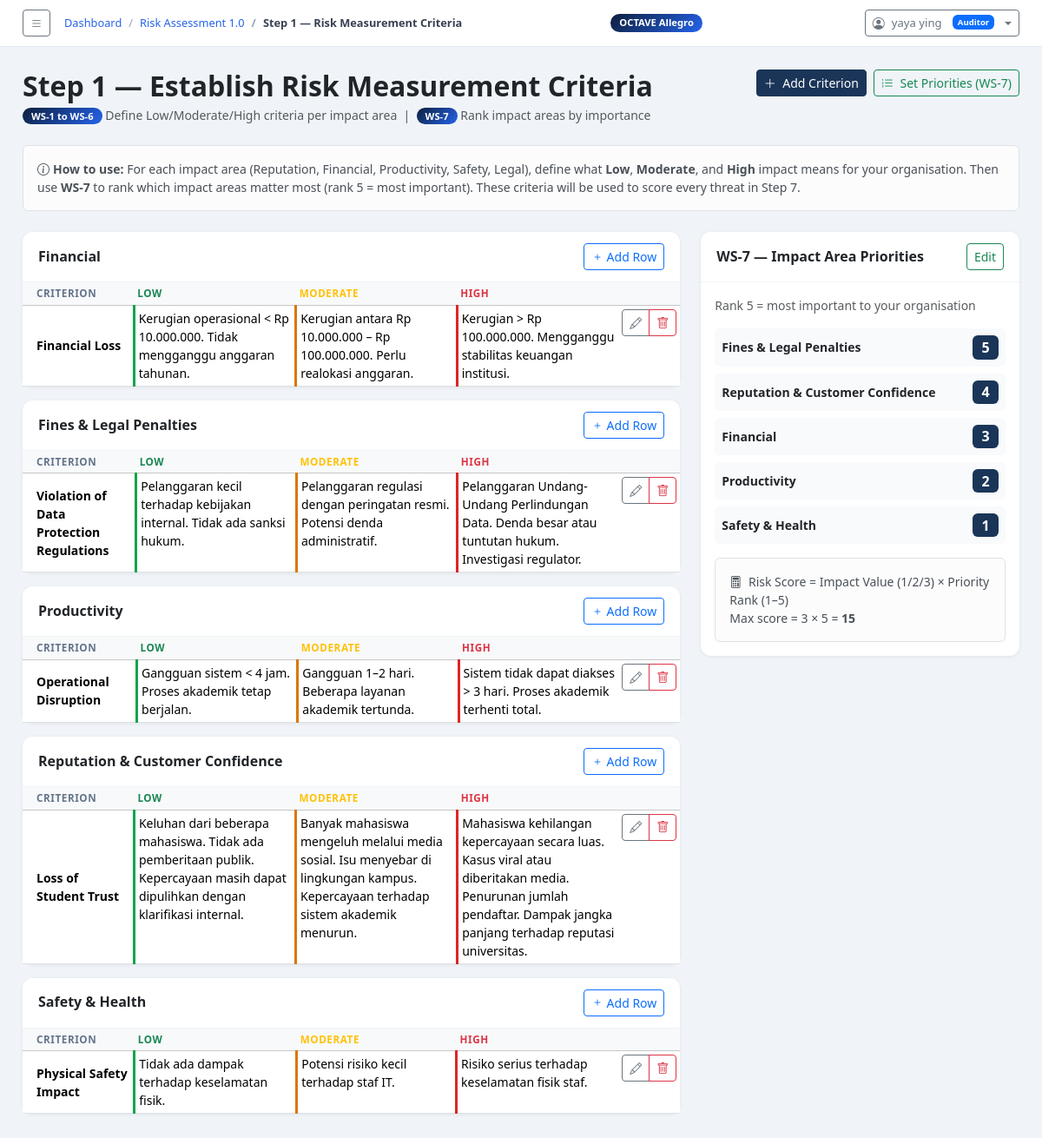
Page /assessments/1/step1/ (signed in) on the committed database.
### octave_app/models.py (models this page shows, shortened)
class Assessment(models.Model):
    STATUS_CHOICES = [
        ('draft',       'Draft'),
        ('in_progress', 'In Progress'),
        ('completed',   'Completed'),
    ]
    owner            = models.ForeignKey(User, on_delete=models.SET_NULL, null=True, blank=True,
                           related_name='assessments',
                           help_text='Auditor responsible for this assessment.')
    assigned_auditee = models.ForeignKey(User, on_delete=models.SET_NULL, null=True, blank=True,
                           related_name='assigned_assessments',
                           help_text='Auditee organization being assessed.')
    title          = models.CharField(max_length=255)
    organization   = models.CharField(max_length=255)
    scope          = models.TextField(help_text='Describe the scope and boundaries of this assessment.')
    assessor_name  = models.CharField(max_length=255)
    assessor_email = models.EmailField(blank=True)
    start_date     = models.DateField(default=timezone.now)
    end_date       = models.DateField(null=True, blank=True)
    status         = models.CharField(max_length=20, choices=STATUS_CHOICES, default='draft')
    notes          = models.TextField(blank=True)
    created_at     = models.DateTimeField(default=timezone.now)
    updated_at     = models.DateTimeField(auto_now=True)
    class Meta:
        ordering = ['-created_at']

class ImpactCriteria(models.Model):
    assessment    = models.ForeignKey(Assessment, on_delete=models.CASCADE, related_name='impact_criteria')
    impact_area   = models.CharField(max_length=20, choices=IMPACT_AREA_CHOICES)
    area_label    = models.CharField(max_length=255,
                        help_text='Custom label if "User-Defined", e.g. "Operational Continuity"',
                        blank=True)
    criterion     = models.CharField(max_length=255,
                        help_text='Name of this sub-criterion, e.g. "Revenue Loss", "Customer Loss"')
    low_criteria  = models.TextField(help_text='Describe what constitutes a LOW impact for this criterion.')
    mod_criteria  = models.TextField(help_text='Describe what constitutes a MODERATE impact for this criterion.')
    high_criteria = models.TextField(help_text='Describe what constitutes a HIGH impact for this criterion.')
    created_at    = models.DateTimeField(default=timezone.now)
    class Meta:
        ordering = ['impact_area', 'criterion']
    def get_area_display_name(self):
        if self.impact_area == 'custom' and self.area_label:
            return self.area_label
        return self.get_impact_area_display()

class ImpactPriority(models.Model):
    assessment   = models.ForeignKey(Assessment, on_delete=models.CASCADE, related_name='impact_priorities')
    impact_area  = models.CharField(max_length=20, choices=IMPACT_AREA_CHOICES)
    area_label   = models.CharField(max_length=255, blank=True,
                       help_text='If custom area, enter its name here.')
    priority_rank = models.IntegerField(
                       help_text='Rank: 5 = most important, 1 = least important. Each rank must be unique.',
                       choices=[(i, str(i)) for i in range(1, 6)])
    class Meta:
        ordering = ['-priority_rank']
        unique_together = [('assessment', 'impact_area'), ('assessment', 'priority_rank')]
    def get_area_display_name(self):
        if self.impact_area == 'custom' and self.area_label:
            return self.area_label
        return self.get_impact_area_display()

### octave_app/views.py (the view)
# urls.py: path('assessments/<int:pk>/step1/',                      views.step1_criteria,       name='step1_criteria'),
@login_required
def step1_criteria(request, pk):
    a       = get_object_or_404(Assessment, pk=pk)
    criteria= a.impact_criteria.order_by('impact_area', 'criterion')
    priorities = a.impact_priorities.order_by('-priority_rank')
    grouped = {}
    for c in criteria:
        key = c.get_area_display_name()
        grouped.setdefault(key, []).append(c)
    return render(request, 'octave_app/step1_criteria.html', {
        'assessment': a,
        'grouped':    grouped,
        'priorities': priorities,
    })

### octave_app/context_processors.py (called while the page is built)
def sidebar_ctx(request):
    return {'octave_steps': OCTAVE_STEPS}

### octave_app/templates/octave_app/step1_criteria.html (shortened to what this page needs)
{% extends 'octave_app/base.html' %}
{% block breadcrumb %}
<li class="breadcrumb-item"><a href="{% url 'dashboard' %}">Dashboard</a></li>
<li class="breadcrumb-item"><a href="{% url 'assessment_detail' assessment.pk %}">{{ assessment.title }}</a></li>
<li class="breadcrumb-item active">Step 1 — Risk Measurement Criteria</li>
{% endblock %}
{% block content %}
<div class="d-flex justify-content-between align-items-start mb-4">
  <div>
    <h2 class="fw-bold mb-1">Step 1 — Establish Risk Measurement Criteria</h2>
    <p class="text-muted mb-0 small">
      <span class="ws-badge">WS-1 to WS-6</span> Define Low/Moderate/High criteria per impact area &nbsp;|&nbsp;
      <span class="ws-badge">WS-7</span> Rank impact areas by importance
    </p>
  </div>
  <div class="d-flex gap-2">
    <a href="{% url 'step1_criteria_add' assessment.pk %}" class="btn btn-primary btn-sm">
      <i class="bi bi-plus-lg me-1"></i> Add Criterion
    </a>
    <a href="{% url 'step1_prioritize' assessment.pk %}" class="btn btn-outline-success btn-sm">
      <i class="bi bi-list-ol me-1"></i> Set Priorities (WS-7)
    </a>
  </div>
</div>
<div class="alert alert-light border small mb-4">
  <strong><i class="bi bi-info-circle me-1"></i>How to use:</strong>
  For each impact area (Reputation, Financial, Productivity, Safety, Legal), define what
  <strong>Low</strong>, <strong>Moderate</strong>, and <strong>High</strong> impact means for your organisation.
  Then use <strong>WS-7</strong> to rank which impact areas matter most (rank 5 = most important).
  These criteria will be used to score every threat in Step 7.
</div>
<div class="row g-4">
  <div class="col-lg-8">
    {% if grouped %}
      {% for area_name, crits in grouped.items %}
      <div class="card mb-3">
        <div class="card-header d-flex justify-content-between align-items-center">
          <h6 class="fw-bold mb-0">{{ area_name }}</h6>
          <a href="{% url 'step1_criteria_add' assessment.pk %}" class="btn btn-sm btn-outline-primary">
            <i class="bi bi-plus"></i> Add Row
          </a>
        </div>
        <div class="card-body p-0">
          <div class="table-responsive">
            <table class="table table-sm align-top mb-0">
              <thead class="table-light">
                <tr>
                  <th class="ps-3" style="width:18%">Criterion</th>
                  <th style="width:27%"><span class="text-success fw-bold">Low</span></th>
                  <th style="width:27%"><span class="text-warning fw-bold">Moderate</span></th>
                  <th style="width:27%"><span class="text-danger fw-bold">High</span></th>
                  <th style="width:60px"></th>
                </tr>
              </thead>
              <tbody>
              {% for c in crits %}
              <tr>
                <td class="ps-3 fw-semibold small align-middle">{{ c.criterion }}</td>
                <td class="small" style="border-left:3px solid #16a34a">{{ c.low_criteria }}</td>
                <td class="small" style="border-left:3px solid #d97706">{{ c.mod_criteria }}</td>
                <td class="small" style="border-left:3px solid #dc2626">{{ c.high_criteria }}</td>
                <td>
                  <div class="btn-group btn-group-sm">
                    <a href="{% url 'step1_criteria_edit' assessment.pk c.pk %}" class="btn btn-outline-secondary"><i class="bi bi-pencil"></i></a>
                    <a href="{% url 'step1_criteria_delete' assessment.pk c.pk %}" class="btn btn-outline-danger"><i class="bi bi-trash"></i></a>
                  </div>
                </td>
              </tr>
              {% endfor %}
              </tbody>
            </table>
          </div>
        </div>
      </div>
      {% endfor %}
    {% endif %}
  </div>
  <div class="col-lg-4">
    <div class="card">
      <div class="card-header d-flex justify-content-between align-items-center">
        <h6 class="fw-bold mb-0">WS-7 — Impact Area Priorities</h6>
        <a href="{% url 'step1_prioritize' assessment.pk %}" class="btn btn-sm btn-outline-success">Edit</a>
      </div>
      <div class="card-body">
        {% if priorities %}
        <div class="small text-muted mb-3">Rank 5 = most important to your organisation</div>
        {% for p in priorities %}
        <div class="d-flex justify-content-between align-items-center mb-2 p-2 rounded"
             style="background:#f8fafc">
          <span class="small fw-semibold">{{ p.get_area_display_name }}</span>
          <span class="badge fs-6" style="background:var(--navy2)">{{ p.priority_rank }}</span>
        </div>
        {% endfor %}
        <div class="alert alert-light border small mt-3 mb-0">
          <i class="bi bi-calculator me-1"></i>
          Risk Score = Impact Value (1/2/3) × Priority Rank (1–5)
          <br>Max score = 3 × 5 = <strong>15</strong>
        </div>
        {% else %}
        <div class="text-center py-3 text-muted small">
          <i class="bi bi-list-ol d-block fs-2 mb-1"></i>
          Priorities not set yet.
          <a href="{% url 'step1_prioritize' assessment.pk %}">Set WS-7 →</a>
        </div>
        {% endif %}
      </div>
    </div>
  </div>
</div>
{% endblock %}

### octave_app/templates/octave_app/base.html (shortened to what this page needs)
<!DOCTYPE html>
<html lang="en">
<head>
  <link href="https://cdn.jsdelivr.net/npm/bootstrap@5.3.2/dist/css/bootstrap.min.css" rel="stylesheet">
  <link href="https://cdn.jsdelivr.net/npm/bootstrap-icons@1.11.3/font/bootstrap-icons.css" rel="stylesheet">
</head>
<body>
<div class="main full">
  <div class="topbar">
    <div class="d-flex align-items-center gap-3">
      <button class="btn btn-sm btn-outline-secondary" id="toggleSidebar">
        <i class="bi bi-list"></i>
      </button>
      <nav aria-label="breadcrumb">
        <ol class="breadcrumb">
          {% block breadcrumb %}<li class="breadcrumb-item active">Dashboard</li>{% endblock %}
        </ol>
      </nav>
    </div>
    <span class="ws-badge">OCTAVE Allegro</span>
    {% if user.is_authenticated %}
    <div class="dropdown ms-3">
      <button class="btn btn-sm btn-outline-secondary dropdown-toggle d-flex align-items-center gap-2" type="button" data-bs-toggle="dropdown">
        <i class="bi bi-person-circle"></i>
        <span style="font-size:.82rem">{{ user.get_full_name|default:user.username }}</span>
        {% with role=user.profile.role %}
        {% if role == 'admin' %}<span class="badge bg-danger ms-1" style="font-size:.6rem">Admin</span>
        {% elif role == 'auditor' %}<span class="badge bg-primary ms-1" style="font-size:.6rem">Auditor</span>
        {% else %}<span class="badge bg-secondary ms-1" style="font-size:.6rem">Auditee</span>{% endif %}
        {% endwith %}
      </button>
    </div>
    {% endif %}
  </div>
  <div class="content">
    {% block content %}{% endblock %}
  </div>
</div>
</body>
</html>

### octave_app/templates/octave_app/base.html (style rules this page uses)
:root { --navy:#0d1f3c;--navy2:#1a3558;--accent:#2563eb;--sidebar:270px }
body { background:#f0f4f8;font-family:'Segoe UI',system-ui,sans-serif }
.main { margin-left:var(--sidebar); min-height:100vh; display:flex; flex-direction:column; transition:margin-left .3s ease; }
.main.full { margin-left:0 !important; }
.topbar { background:#fff;border-bottom:1px solid #e2e8f0;padding:11px 26px;position:sticky;top:0;z-index:100;display:flex;align-items:center;justify-content:space-between }
.topbar .breadcrumb { margin:0;font-size:.8rem }
.topbar .breadcrumb-item a { color:var(--accent);text-decoration:none }
.topbar .breadcrumb-item.active { color:#374151;font-weight:600 }
.topbar .breadcrumb-item+.breadcrumb-item::before { color:#94a3b8 }
.content { padding:26px;flex:1 }
.card { border:none;border-radius:12px;box-shadow:0 1px 4px rgba(0,0,0,.07) }
.card-header { background:#fff;border-bottom:1px solid #f0f4f8;border-radius:12px 12px 0 0!important;padding:13px 18px }
.ws-badge { background:linear-gradient(135deg,var(--navy),var(--accent));color:#fff;border-radius:16px;padding:2px 10px;font-size:.7rem;font-weight:700 }
.table th { font-size:.73rem;text-transform:uppercase;letter-spacing:.05em;color:#64748b;font-weight:700 }
.btn-primary { background:var(--navy2);border-color:var(--navy2) }

### rows in the picture
Assessment: title "Risk Assessment 1.0"
ImpactCriteria: impact_area "Financial", criterion "Financial Loss", low_criteria "Kerugian operasional < Rp 10.000.000. Tidak mengganggu anggaran tahunan.", mod_criteria "Kerugian antara Rp 10.000.000 – Rp 100.000.000. Perlu realokasi anggaran.", high_criteria "Kerugian > Rp 100.000.000. Mengganggu stabilitas keuangan institusi."
ImpactCriteria: area_name "Fines & Legal Penalties", criterion "Violation of Data Protection Regulations", low_criteria "Pelanggaran kecil terhadap kebijakan internal. Tidak ada sanksi hukum.", mod_criteria "Pelanggaran regulasi dengan peringatan resmi. Potensi denda administratif.", high_criteria "Pelanggaran Undang-Undang Perlindungan Data. Denda besar atau tuntutan hukum. Investigasi regulator."
ImpactCriteria: impact_area "Productivity", criterion "Operational Disruption", low_criteria "Gangguan sistem < 4 jam. Proses akademik tetap berjalan.", mod_criteria "Gangguan 1–2 hari. Beberapa layanan akademik tertunda.", high_criteria "Sistem tidak dapat diakses > 3 hari. Proses akademik terhenti total."
ImpactCriteria: area_name "Reputation & Customer Confidence", criterion "Loss of Student Trust", low_criteria "Keluhan dari beberapa mahasiswa. Tidak ada pemberitaan publik. Kepercayaan masih dapat dipulihkan dengan klarifikasi internal.", mod_criteria "Banyak mahasiswa mengeluh melalui media sosial. Isu menyebar di lingkungan kampus. Kepercayaan terhadap sistem akademik menurun.", high_criteria "Mahasiswa kehilangan kepercayaan secara luas. Kasus viral atau diberitakan media. Penurunan jumlah pendaftar. Dampak jangka panjang terhadap reputasi universitas."
ImpactCriteria: area_name "Safety & Health", criterion "Physical Safety Impact", low_criteria "Tidak ada dampak terhadap keselamatan fisik.", mod_criteria "Potensi risiko kecil terhadap staf IT.", high_criteria "Risiko serius terhadap keselamatan fisik staf."
ImpactPriority: get_area_display_name "Fines & Legal Penalties", priority_rank "5"
ImpactPriority: get_area_display_name "Reputation & Customer Confidence", priority_rank "4"
ImpactPriority: get_area_display_name "Financial", priority_rank "3"
ImpactPriority: get_area_display_name "Productivity", priority_rank "2"
ImpactPriority: get_area_display_name "Safety & Health", priority_rank "1"

### other values in the picture
{{ user.get_full_name|default:user.username }} "yaya ying"
